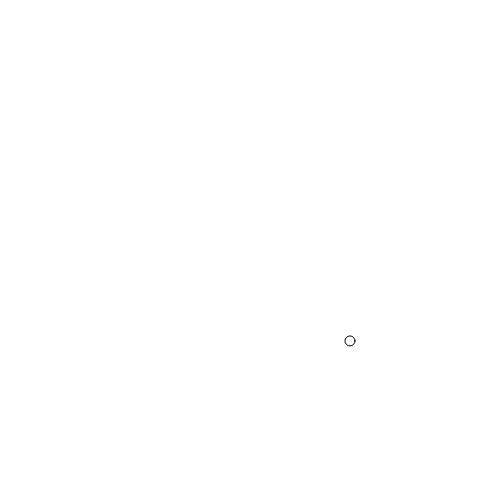
Frame 1 (no input)
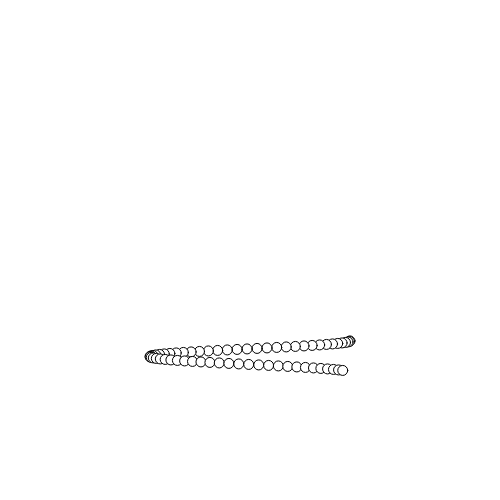
Frame 60 (no input)
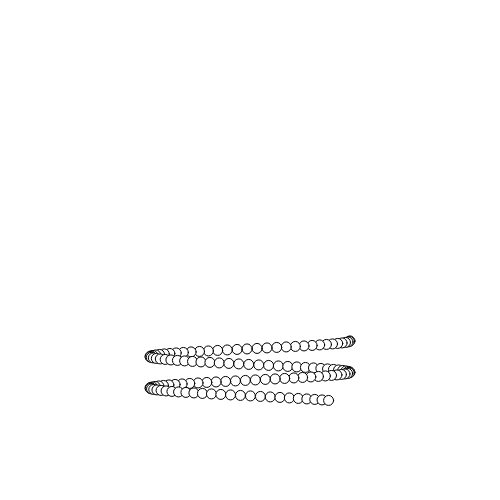
Frame 120 (the mouse pressed at the canvas centre since frame 60)

The p5.js sketch that drew these frames (run headless with seeded random() and noise() and a simulated clock; from frame 60 on, the mouse is pressed at the canvas centre):

// p5.js sketch
// ── sketch.js
var i=0;

function setup(){
    createCanvas(500,500);
}

function draw(){
    //background (0);
    
    ellipse (width/2+cos(i)*100, height/2+sin(2)*100+i*5, 10, 10);
    i+=0.1;
}
